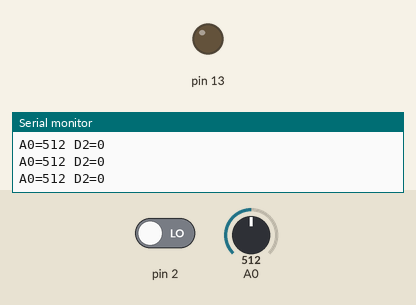
The sketch below on a simulated Arduino Uno, built with avr-gcc and run on an emulated ATmega328P. Shown: output pins drawn as LEDs (lit = HIGH), the last lines printed to the serial monitor. The test bench sets the inputs (shaded band); at power-on: pin 2 LOW, A0 = 512.

Above: at 1.2 s.
1.3 s: pin 2 driven HIGH
At 2.1 s:
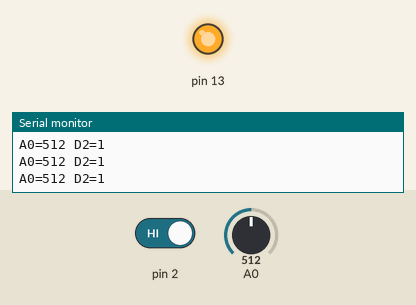
2.8 s: pin 2 driven LOW
At 3.7 s:
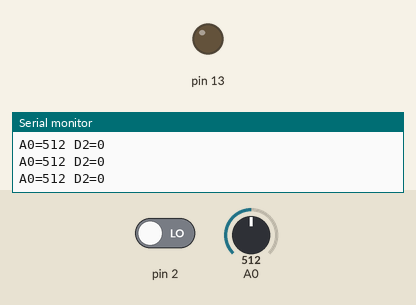
Timing chart, 0 to 5.8 s (numbered marks = the images above; inputs shaded):
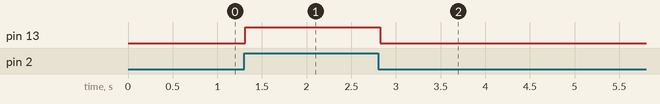

Measured:
- after the input at 1.3 s, pin 13: LOW → HIGH at once
- after the input at 2.8 s, pin 13: HIGH → LOW at once

The sketch:

logic33.ino
```cpp
// Firmware used by the test suite: 3.3 V logic. Pin 13 follows pin 2; prints A0 and pin 2.
void setup() {
  Serial.begin(115200);
  pinMode(2, INPUT);
  pinMode(13, OUTPUT);
}

void loop() {
  digitalWrite(13, digitalRead(2));
  Serial.print("A0=");
  Serial.print(analogRead(A0));
  Serial.print(" D2=");
  Serial.println(digitalRead(2));
  delay(50);
}
```
